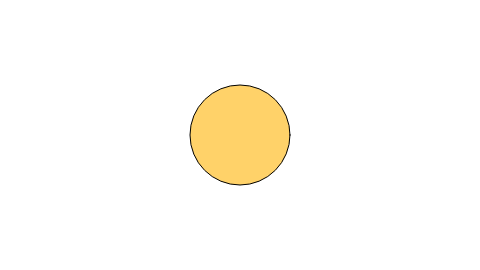
Frame 1 (no input)
Frame 60 (no input): identical to frame 1, image omitted
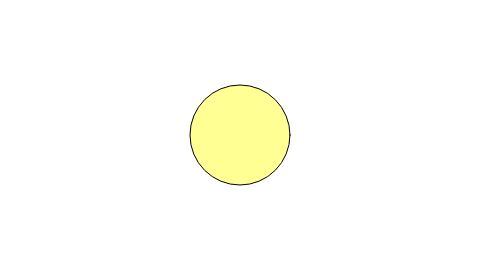
Frame 120 (the mouse pressed at the canvas centre since frame 60)

The p5.js sketch that drew these frames (run headless with seeded random() and noise() and a simulated clock; from frame 60 on, the mouse is pressed at the canvas centre):

// p5.js sketch
// ── sketch.js
// Learning Processing
// Daniel Shiffman
// http://www.learningprocessing.com

// Example 7-4: Using a function that returns a value, distance

function setup() {
  createCanvas(480, 270);
}

function draw() {
  background(255);
  stroke(0);

  var d = distance(width/2, height/2, mouseX, mouseY);
  fill(d*3, d*2, d);
  ellipseMode(CENTER);
  ellipse(width/2, height/2, 100, 100);
}

function distance(x1, x2, y1, y2) {
  var dx = x1 - x2;
  var dy = y1 - y2;
  var d = sqrt(dx*dx + dy*dy);
  return d;
}
